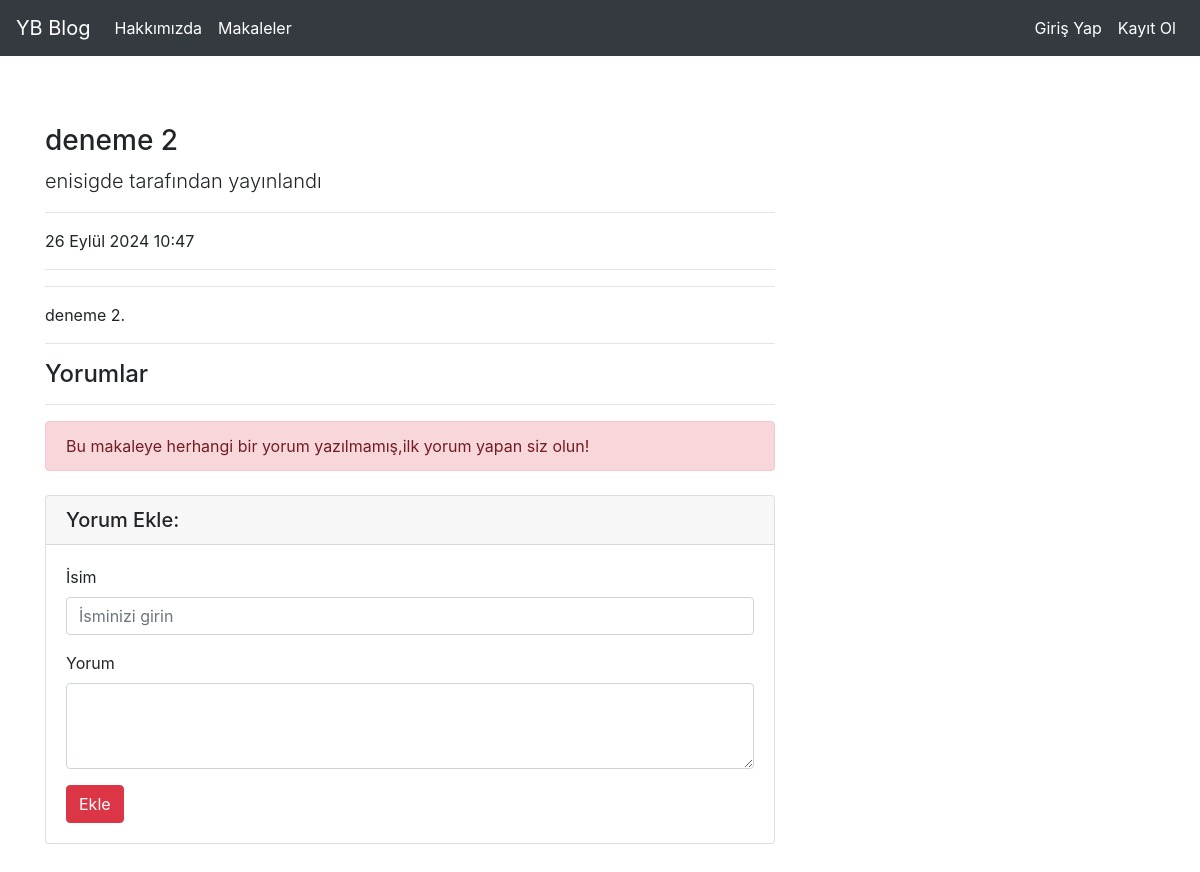
Screenshot of /articles/article/2 with the database file from the repository.
### article/models.py (models this page shows, shortened)
class Article(models.Model):
    author = models.ForeignKey("auth.User",on_delete = models.CASCADE,verbose_name = "Yazar ")
    title = models.CharField(max_length = 50,verbose_name = "Başlık")
    content = RichTextField()
    created_date = models.DateTimeField(auto_now_add=True,verbose_name="Oluşturulma Tarihi")
    article_image = models.FileField(blank = True,null = True,verbose_name="Makaleye Fotoğraf Ekleyin")
    class Meta:
        ordering = ['-created_date']

### article/views.py (the view)
# urls.py: path('article/<int:id>',views.detail,name = "detail"),
def detail(request,id):
    article = get_object_or_404(Article,id = id)
    comments = article.comments.all()
    return render(request,"detail.html",{"article":article,"comments":comments})

### templates/detail.html (shortened to what this page needs)
{% extends "layout.html" %}
{% block body %}
<div class="row">
    <div class="col-lg-8">
      <h3 class="mt-4">{{article.title}}</h3>
      <p class="lead">
        {{article.author.username}} tarafından yayınlandı
      </p>
      <hr>
      <p>{{article.created_date}}</p>
      <hr>
      <hr>
      <p class="lead">
          {{article.content|safe}}
      </p>
      <hr>
      <h4>Yorumlar</h4>
      <hr>
      {% if comments %}
      {% for comment in comments  %}
        <div class="media mb-4">
          <img class="d-flex mr-3 rounded-circle" src="http://placehold.it/50x50" alt="">
          <div class="media-body">
            <h5 class="mt-0">{{comment.comment_author}}</h5>
            {{comment.comment_date}} <br>
            {{comment.comment_content}}
          </div>
        </div>
      {% endfor %}
      {% else %}
      <div class ="alert alert-danger">
        Bu makaleye herhangi bir yorum yazılmamış,ilk yorum yapan siz olun!
      </div>
      {% endif %}
      <div class="card my-4">
          <h5 class="card-header">Yorum Ekle:</h5>
          <div class="card-body">
            <form method = "post" action = "{% url 'article:comment' article.id %}">
              <div class="form-group">
                  <label for="formGroupExampleInput">İsim</label>
                  <input name = "comment_author" type="text" class="form-control" id="formGroupExampleInput" placeholder="İsminizi girin">
                </div>
              <div class="form-group">
                  <label for="formGroupExampleInput">Yorum</label>
                <textarea name = "comment_content" class="form-control" rows="3"></textarea>
              </div>
              <button type="submit" class="btn btn-danger">Ekle</button>
            </form>
          </div>
        </div>
        </div>
      </div>
{% endblock body %}

### rows the page displays
Article: title "deneme 2", author.username "enisigde", created_date "26 Eylül 2024 10:47", content "deneme 2."
